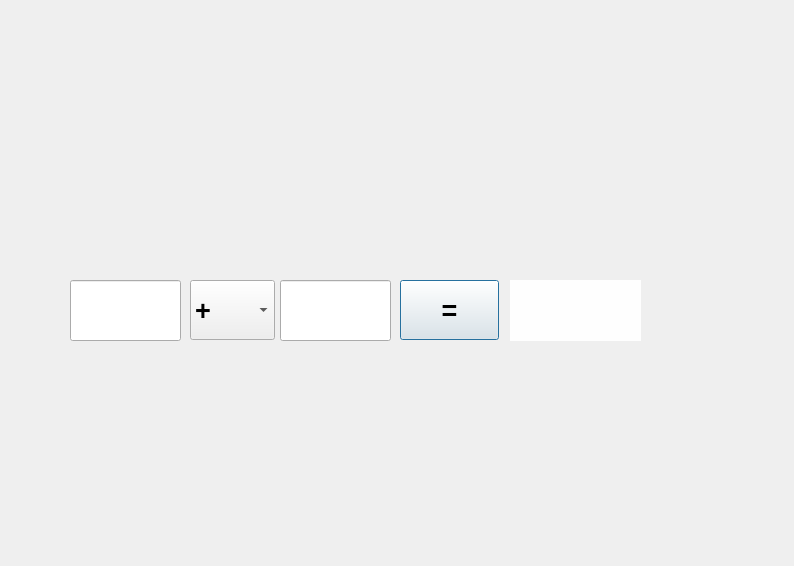
<?xml version="1.0" encoding="UTF-8"?>
<ui version="4.0">
 <class>JiSuanQi</class>
 <widget class="QDialog" name="JiSuanQi">
  <property name="geometry">
   <rect>
    <x>0</x>
    <y>0</y>
    <width>794</width>
    <height>566</height>
   </rect>
  </property>
  <property name="windowTitle">
   <string>JiSuanQi</string>
  </property>
  <widget class="QLabel" name="sum">
   <property name="geometry">
    <rect>
     <x>510</x>
     <y>280</y>
     <width>131</width>
     <height>61</height>
    </rect>
   </property>
   <property name="palette">
    <palette>
     <active>
      <colorrole role="WindowText">
       <brush brushstyle="SolidPattern">
        <color alpha="255">
         <red>0</red>
         <green>0</green>
         <blue>0</blue>
        </color>
       </brush>
      </colorrole>
      <colorrole role="Button">
       <brush brushstyle="SolidPattern">
        <color alpha="255">
         <red>254</red>
         <green>254</green>
         <blue>254</blue>
        </color>
       </brush>
      </colorrole>
      <colorrole role="Light">
       <brush brushstyle="SolidPattern">
        <color alpha="255">
         <red>255</red>
         <green>255</green>
         <blue>255</blue>
        </color>
       </brush>
      </colorrole>
      <colorrole role="Midlight">
       <brush brushstyle="SolidPattern">
        <color alpha="255">
         <red>254</red>
         <green>254</green>
         <blue>254</blue>
        </color>
       </brush>
      </colorrole>
      <colorrole role="Dark">
       <brush brushstyle="SolidPattern">
        <color alpha="255">
         <red>127</red>
         <green>127</green>
         <blue>127</blue>
        </color>
       </brush>
      </colorrole>
      <colorrole role="Mid">
       <brush brushstyle="SolidPattern">
        <color alpha="255">
         <red>169</red>
         <green>169</green>
         <blue>169</blue>
        </color>
       </brush>
      </colorrole>
      <colorrole role="Text">
       <brush brushstyle="SolidPattern">
        <color alpha="255">
         <red>0</red>
         <green>0</green>
         <blue>0</blue>
        </color>
       </brush>
      </colorrole>
      <colorrole role="BrightText">
       <brush brushstyle="SolidPattern">
        <color alpha="255">
         <red>255</red>
         <green>255</green>
         <blue>255</blue>
        </color>
       </brush>
      </colorrole>
      <colorrole role="ButtonText">
       <brush brushstyle="SolidPattern">
        <color alpha="255">
         <red>0</red>
         <green>0</green>
         <blue>0</blue>
        </color>
       </brush>
      </colorrole>
      <colorrole role="Base">
       <brush brushstyle="SolidPattern">
        <color alpha="255">
         <red>255</red>
         <green>255</green>
         <blue>255</blue>
        </color>
       </brush>
      </colorrole>
      <colorrole role="Window">
       <brush brushstyle="SolidPattern">
        <color alpha="255">
         <red>254</red>
         <green>254</green>
         <blue>254</blue>
        </color>
       </brush>
      </colorrole>
      <colorrole role="Shadow">
       <brush brushstyle="SolidPattern">
        <color alpha="255">
         <red>0</red>
         <green>0</green>
         <blue>0</blue>
        </color>
       </brush>
      </colorrole>
      <colorrole role="AlternateBase">
       <brush brushstyle="SolidPattern">
        <color alpha="255">
         <red>254</red>
         <green>254</green>
         <blue>254</blue>
        </color>
       </brush>
      </colorrole>
      <colorrole role="ToolTipBase">
       <brush brushstyle="SolidPattern">
        <color alpha="255">
         <red>255</red>
         <green>255</green>
         <blue>220</blue>
        </color>
       </brush>
      </colorrole>
      <colorrole role="ToolTipText">
       <brush brushstyle="SolidPattern">
        <color alpha="255">
         <red>0</red>
         <green>0</green>
         <blue>0</blue>
        </color>
       </brush>
      </colorrole>
     </active>
     <inactive>
      <colorrole role="WindowText">
       <brush brushstyle="SolidPattern">
        <color alpha="255">
         <red>0</red>
         <green>0</green>
         <blue>0</blue>
        </color>
       </brush>
      </colorrole>
      <colorrole role="Button">
       <brush brushstyle="SolidPattern">
        <color alpha="255">
         <red>254</red>
         <green>254</green>
         <blue>254</blue>
        </color>
       </brush>
      </colorrole>
      <colorrole role="Light">
       <brush brushstyle="SolidPattern">
        <color alpha="255">
         <red>255</red>
         <green>255</green>
         <blue>255</blue>
        </color>
       </brush>
      </colorrole>
      <colorrole role="Midlight">
       <brush brushstyle="SolidPattern">
        <color alpha="255">
         <red>254</red>
         <green>254</green>
         <blue>254</blue>
        </color>
       </brush>
      </colorrole>
      <colorrole role="Dark">
       <brush brushstyle="SolidPattern">
        <color alpha="255">
         <red>127</red>
         <green>127</green>
         <blue>127</blue>
        </color>
       </brush>
      </colorrole>
      <colorrole role="Mid">
       <brush brushstyle="SolidPattern">
        <color alpha="255">
         <red>169</red>
         <green>169</green>
         <blue>169</blue>
        </color>
       </brush>
      </colorrole>
      <colorrole role="Text">
       <brush brushstyle="SolidPattern">
        <color alpha="255">
         <red>0</red>
         <green>0</green>
         <blue>0</blue>
        </color>
       </brush>
      </colorrole>
      <colorrole role="BrightText">
       <brush brushstyle="SolidPattern">
        <color alpha="255">
         <red>255</red>
         <green>255</green>
         <blue>255</blue>
        </color>
       </brush>
      </colorrole>
      <colorrole role="ButtonText">
       <brush brushstyle="SolidPattern">
        <color alpha="255">
         <red>0</red>
         <green>0</green>
         <blue>0</blue>
        </color>
       </brush>
      </colorrole>
      <colorrole role="Base">
       <brush brushstyle="SolidPattern">
        <color alpha="255">
         <red>255</red>
         <green>255</green>
         <blue>255</blue>
        </color>
       </brush>
      </colorrole>
      <colorrole role="Window">
       <brush brushstyle="SolidPattern">
        <color alpha="255">
         <red>254</red>
         <green>254</green>
         <blue>254</blue>
        </color>
       </brush>
      </colorrole>
      <colorrole role="Shadow">
       <brush brushstyle="SolidPattern">
        <color alpha="255">
         <red>0</red>
         <green>0</green>
         <blue>0</blue>
        </color>
       </brush>
      </colorrole>
      <colorrole role="AlternateBase">
       <brush brushstyle="SolidPattern">
        <color alpha="255">
         <red>254</red>
         <green>254</green>
         <blue>254</blue>
        </color>
       </brush>
      </colorrole>
      <colorrole role="ToolTipBase">
       <brush brushstyle="SolidPattern">
        <color alpha="255">
         <red>255</red>
         <green>255</green>
         <blue>220</blue>
        </color>
       </brush>
      </colorrole>
      <colorrole role="ToolTipText">
       <brush brushstyle="SolidPattern">
        <color alpha="255">
         <red>0</red>
         <green>0</green>
         <blue>0</blue>
        </color>
       </brush>
      </colorrole>
     </inactive>
     <disabled>
      <colorrole role="WindowText">
       <brush brushstyle="SolidPattern">
        <color alpha="255">
         <red>127</red>
         <green>127</green>
         <blue>127</blue>
        </color>
       </brush>
      </colorrole>
      <colorrole role="Button">
       <brush brushstyle="SolidPattern">
        <color alpha="255">
         <red>254</red>
         <green>254</green>
         <blue>254</blue>
        </color>
       </brush>
      </colorrole>
      <colorrole role="Light">
       <brush brushstyle="SolidPattern">
        <color alpha="255">
         <red>255</red>
         <green>255</green>
         <blue>255</blue>
        </color>
       </brush>
      </colorrole>
      <colorrole role="Midlight">
       <brush brushstyle="SolidPattern">
        <color alpha="255">
         <red>254</red>
         <green>254</green>
         <blue>254</blue>
        </color>
       </brush>
      </colorrole>
      <colorrole role="Dark">
       <brush brushstyle="SolidPattern">
        <color alpha="255">
         <red>127</red>
         <green>127</green>
         <blue>127</blue>
        </color>
       </brush>
      </colorrole>
      <colorrole role="Mid">
       <brush brushstyle="SolidPattern">
        <color alpha="255">
         <red>169</red>
         <green>169</green>
         <blue>169</blue>
        </color>
       </brush>
      </colorrole>
      <colorrole role="Text">
       <brush brushstyle="SolidPattern">
        <color alpha="255">
         <red>127</red>
         <green>127</green>
         <blue>127</blue>
        </color>
       </brush>
      </colorrole>
      <colorrole role="BrightText">
       <brush brushstyle="SolidPattern">
        <color alpha="255">
         <red>255</red>
         <green>255</green>
         <blue>255</blue>
        </color>
       </brush>
      </colorrole>
      <colorrole role="ButtonText">
       <brush brushstyle="SolidPattern">
        <color alpha="255">
         <red>127</red>
         <green>127</green>
         <blue>127</blue>
        </color>
       </brush>
      </colorrole>
      <colorrole role="Base">
       <brush brushstyle="SolidPattern">
        <color alpha="255">
         <red>254</red>
         <green>254</green>
         <blue>254</blue>
        </color>
       </brush>
      </colorrole>
      <colorrole role="Window">
       <brush brushstyle="SolidPattern">
        <color alpha="255">
         <red>254</red>
         <green>254</green>
         <blue>254</blue>
        </color>
       </brush>
      </colorrole>
      <colorrole role="Shadow">
       <brush brushstyle="SolidPattern">
        <color alpha="255">
         <red>0</red>
         <green>0</green>
         <blue>0</blue>
        </color>
       </brush>
      </colorrole>
      <colorrole role="AlternateBase">
       <brush brushstyle="SolidPattern">
        <color alpha="255">
         <red>254</red>
         <green>254</green>
         <blue>254</blue>
        </color>
       </brush>
      </colorrole>
      <colorrole role="ToolTipBase">
       <brush brushstyle="SolidPattern">
        <color alpha="255">
         <red>255</red>
         <green>255</green>
         <blue>220</blue>
        </color>
       </brush>
      </colorrole>
      <colorrole role="ToolTipText">
       <brush brushstyle="SolidPattern">
        <color alpha="255">
         <red>0</red>
         <green>0</green>
         <blue>0</blue>
        </color>
       </brush>
      </colorrole>
     </disabled>
    </palette>
   </property>
   <property name="font">
    <font>
     <pointsize>20</pointsize>
     <weight>75</weight>
     <bold>true</bold>
    </font>
   </property>
   <property name="autoFillBackground">
    <bool>true</bool>
   </property>
   <property name="text">
    <string/>
   </property>
  </widget>
  <widget class="QLineEdit" name="a1">
   <property name="geometry">
    <rect>
     <x>70</x>
     <y>280</y>
     <width>111</width>
     <height>61</height>
    </rect>
   </property>
   <property name="minimumSize">
    <size>
     <width>0</width>
     <height>61</height>
    </size>
   </property>
   <property name="font">
    <font>
     <pointsize>20</pointsize>
     <weight>75</weight>
     <bold>true</bold>
    </font>
   </property>
  </widget>
  <widget class="QLineEdit" name="a2">
   <property name="geometry">
    <rect>
     <x>280</x>
     <y>280</y>
     <width>111</width>
     <height>61</height>
    </rect>
   </property>
   <property name="font">
    <font>
     <pointsize>20</pointsize>
     <weight>75</weight>
     <bold>true</bold>
    </font>
   </property>
  </widget>
  <widget class="QPushButton" name="pushButton">
   <property name="geometry">
    <rect>
     <x>400</x>
     <y>280</y>
     <width>99</width>
     <height>60</height>
    </rect>
   </property>
   <property name="font">
    <font>
     <pointsize>20</pointsize>
     <weight>75</weight>
     <bold>true</bold>
    </font>
   </property>
   <property name="text">
    <string>=</string>
   </property>
  </widget>
  <widget class="QComboBox" name="c">
   <property name="geometry">
    <rect>
     <x>190</x>
     <y>280</y>
     <width>85</width>
     <height>60</height>
    </rect>
   </property>
   <property name="font">
    <font>
     <pointsize>20</pointsize>
     <weight>75</weight>
     <bold>true</bold>
    </font>
   </property>
   <item>
    <property name="text">
     <string>+</string>
    </property>
   </item>
   <item>
    <property name="text">
     <string>-</string>
    </property>
   </item>
   <item>
    <property name="text">
     <string>*</string>
    </property>
   </item>
   <item>
    <property name="text">
     <string>/</string>
    </property>
   </item>
   <item>
    <property name="text">
     <string>%</string>
    </property>
   </item>
  </widget>
 </widget>
 <layoutdefault spacing="6" margin="11"/>
 <resources/>
 <connections/>
</ui>
